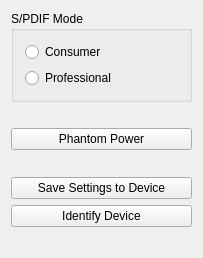
<?xml version="1.0" encoding="UTF-8"?>
<ui version="4.0">
 <comment>Copyright (C) 2005-2008 by Pieter Palmers
	
	This file is part of FFADO
	FFADO = Free Firewire (pro-)audio drivers for linux
	
	FFADO is based upon FreeBoB.
	
	This program is free software: you can redistribute it and/or modify
	it under the terms of the GNU General Public License as published by
	the Free Software Foundation, either version 2 of the License, or
	(at your option) version 3 of the License.
	
	This program is distributed in the hope that it will be useful,
	but WITHOUT ANY WARRANTY; without even the implied warranty of
	MERCHANTABILITY or FITNESS FOR A PARTICULAR PURPOSE.  See the
	GNU General Public License for more details.
</comment>
 <class>AfSettingsWidget</class>
 <widget class="QWidget" name="AfSettingsWidget">
  <property name="geometry">
   <rect>
    <x>0</x>
    <y>0</y>
    <width>203</width>
    <height>258</height>
   </rect>
  </property>
  <layout class="QVBoxLayout">
   <item>
    <widget class="QGroupBox" name="groupBox">
     <property name="title">
      <string>S/PDIF Mode</string>
     </property>
     <layout class="QVBoxLayout">
      <item>
       <widget class="QRadioButton" name="radioConsumer">
        <property name="text">
         <string>Consumer</string>
        </property>
       </widget>
      </item>
      <item>
       <widget class="QRadioButton" name="radioProfessional">
        <property name="text">
         <string>Professional</string>
        </property>
       </widget>
      </item>
     </layout>
    </widget>
   </item>
   <item>
    <spacer>
     <property name="orientation">
      <enum>Qt::Vertical</enum>
     </property>
     <property name="sizeType">
      <enum>QSizePolicy::Expanding</enum>
     </property>
     <property name="sizeHint" stdset="0">
      <size>
       <width>41</width>
       <height>16</height>
      </size>
     </property>
    </spacer>
   </item>
   <item>
    <widget class="QPushButton" name="btnPhantom">
     <property name="text">
      <string>Phantom Power</string>
     </property>
     <property name="checkable">
      <bool>true</bool>
     </property>
    </widget>
   </item>
   <item>
    <spacer>
     <property name="orientation">
      <enum>Qt::Vertical</enum>
     </property>
     <property name="sizeType">
      <enum>QSizePolicy::Expanding</enum>
     </property>
     <property name="sizeHint" stdset="0">
      <size>
       <width>41</width>
       <height>16</height>
      </size>
     </property>
    </spacer>
   </item>
   <item>
    <widget class="QPushButton" name="btnSaveSettings">
     <property name="text">
      <string>Save Settings to Device</string>
     </property>
    </widget>
   </item>
   <item>
    <widget class="QPushButton" name="btnIdentify">
     <property name="text">
      <string>Identify Device</string>
     </property>
    </widget>
   </item>
   <item>
    <spacer>
     <property name="orientation">
      <enum>Qt::Vertical</enum>
     </property>
     <property name="sizeType">
      <enum>QSizePolicy::Expanding</enum>
     </property>
     <property name="sizeHint" stdset="0">
      <size>
       <width>41</width>
       <height>16</height>
      </size>
     </property>
    </spacer>
   </item>
  </layout>
 </widget>
 <layoutdefault spacing="6" margin="11"/>
 <pixmapfunction>qPixmapFromMimeSource</pixmapfunction>
 <tabstops>
  <tabstop>radioConsumer</tabstop>
  <tabstop>radioProfessional</tabstop>
  <tabstop>btnPhantom</tabstop>
  <tabstop>btnSaveSettings</tabstop>
  <tabstop>btnIdentify</tabstop>
 </tabstops>
 <resources/>
 <connections/>
</ui>
